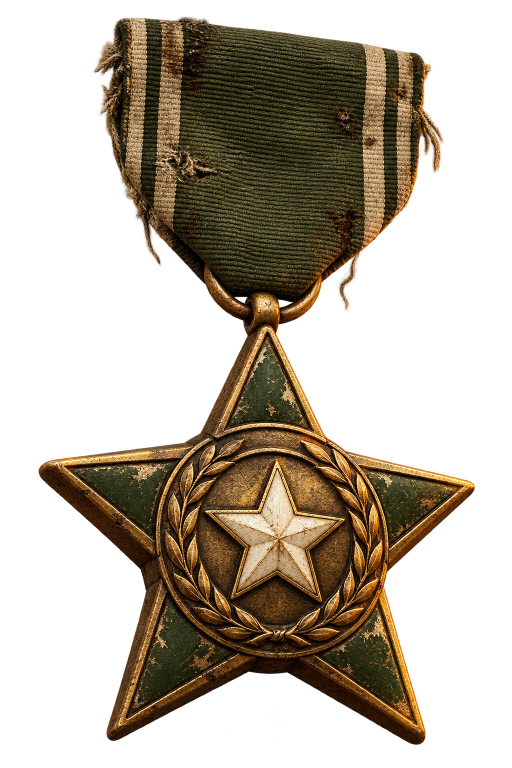
#> input picture launcher/artwork/sources/field-achievements.png, 1024 x 1536 px, given in place of field-achievements.png.png, which was not available (shown at 1/2 size)
$ python -i art.py   (imports and definitions only)
#> lines starting #> are read from the running program, lines starting #| are printed output that depends on the picture
# SPDX-License-Identifier: MPL-2.0
"""Compose the environment and measure control plates without stretching art."""
from functools import lru_cache
from concurrent.futures import ThreadPoolExecutor
from pathlib import Path

from PIL import Image, ImageDraw, ImageFilter, ImageOps

ASSETS = Path(__file__).resolve().parent / 'assets'
SIZE = (1672, 941)


def load_artwork(name):
    """Decode independent PNGs concurrently, retaining the original RGBA pixels."""
#> called with name = 'artwork/sources/field-achievements.png'
    with Image.open(ASSETS / f'{name}.png') as source:
#> source is the input picture: PIL image 1024x1536 RGBA; mean R, G, B, A 62, 45.2, 22.7, 103.6
        im = source.convert('RGBA')
    if name != 'swamp-background':
        box = im.getchannel('A').point(lambda x: 255 if x >= 8 else 0).getbbox()
#> box = (76, 32, 950, 1490)
        if box is None:
            raise ValueError(f'Artwork {name} is empty')
        pad = max(2, round(max(im.size) * .005))
#> pad = 8
        im = im.crop((max(0, box[0] - pad), max(0, box[1] - pad),
                      min(im.width, box[2] + pad), min(im.height, box[3] + pad)))
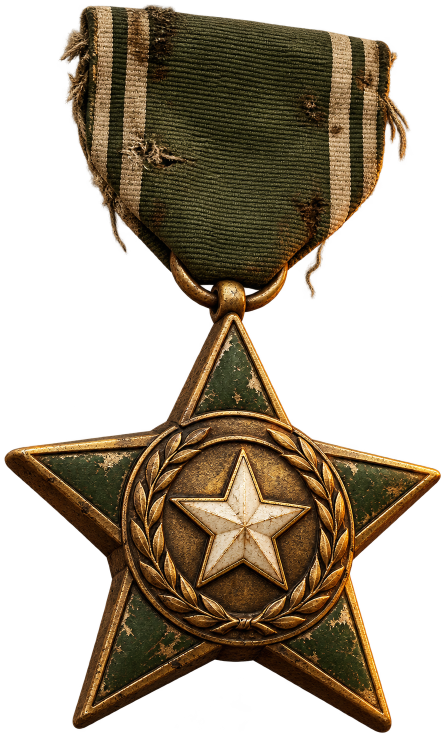
#> im: PIL image 890x1474 RGBA (shown at 1/2 size); mean R, G, B, A 70.7, 51.7, 26.2, 124.2; transparent parts drawn white
    return im


class Artwork:
    # [50 lines left out: functions __init__, plate, bounds, not called in this run]

    @lru_cache(maxsize=128)
    def resized(self, name, width, height):
        return self.images[name].resize((max(1, width), max(1, height)), Image.Resampling.LANCZOS)

    # [57 lines left out: functions rail, put, render, not called in this run]

>>> result = load_artwork('artwork/sources/field-achievements.png')

$ run again, on launcher/artwork/sources/field-archive.png
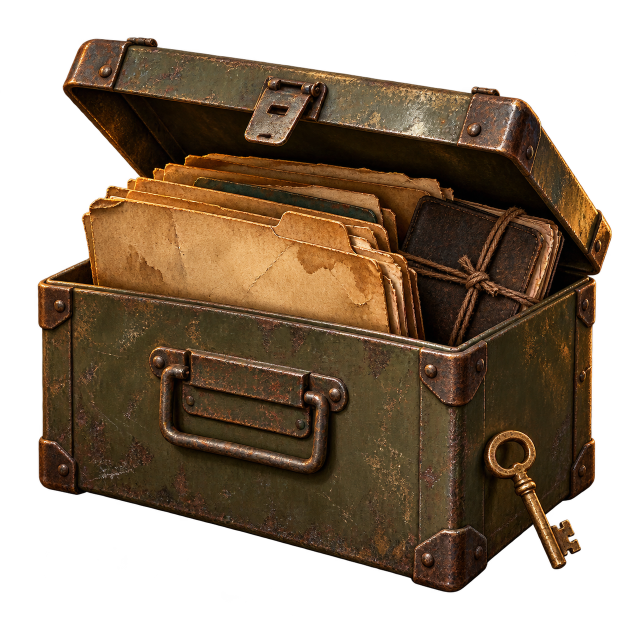
#> input picture launcher/artwork/sources/field-archive.png, 1254 x 1254 px, given in place of field-archive.png.png, which was not available (shown at 1/2 size)
#> in load_artwork, source is the input picture: PIL image 1254x1254 RGBA; mean R, G, B, A 55.8, 39.2, 21.9, 156.9
#> box = (74, 74, 1224, 1185)
#> in load_artwork, `im = im.crop((max(0, box[0] - pad), max(0, box[1] - pad), min(im.width..`:
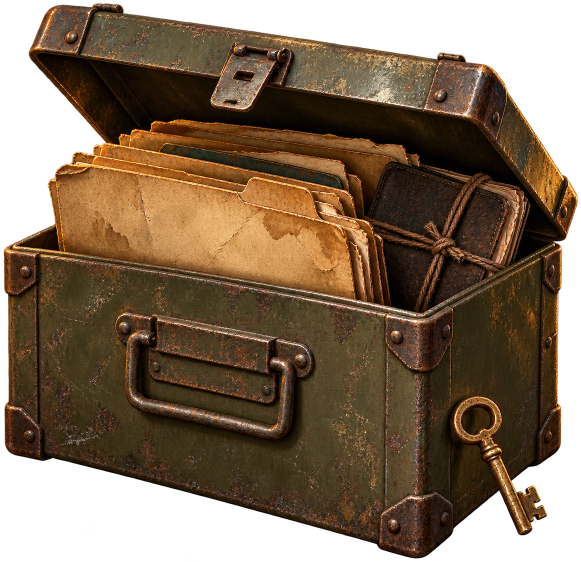
#> im: PIL image 1162x1123 RGBA (shown at 1/2 size); mean R, G, B, A 67.3, 47.2, 26.4, 189.1; transparent parts drawn white
